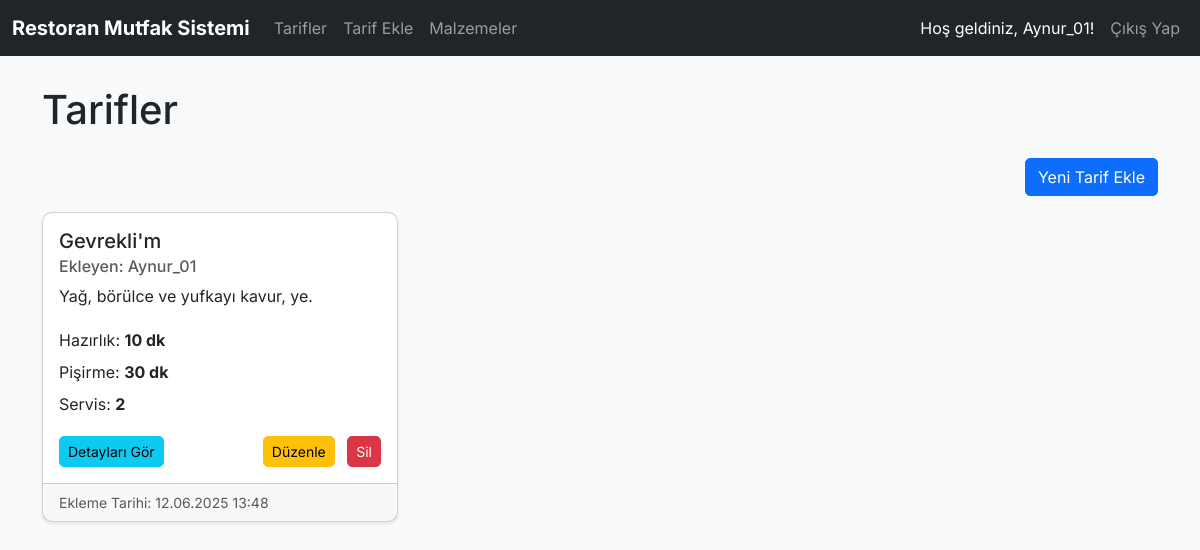
The page /tarifler.php (signed in) on the database its author committed.
### tables this page shows
CREATE TABLE `tarifler` (
  `id` int(11) NOT NULL,
  `kullanici_id` int(11) NOT NULL,
  `ad` varchar(255) NOT NULL,
  `aciklama` text DEFAULT NULL,
  `hazirlik_suresi` varchar(50) DEFAULT NULL,
  `pisirme_suresi` varchar(50) DEFAULT NULL,
  `servis_sayisi` int(11) DEFAULT NULL,
  `created_at` datetime DEFAULT current_timestamp()
);

CREATE TABLE `users` (
  `id` int(11) NOT NULL,
  `username` varchar(255) NOT NULL,
  `password` varchar(255) NOT NULL,
  `created_at` datetime DEFAULT current_timestamp()
);

### classes/Tarif.php (called while the page is built, shortened)
<?php
class Tarif {
    private $pdo;
    public function __construct(PDO $pdo) {
        $this->pdo = $pdo;
    }
    public function getTarifler() {
        try {
            $stmt = $this->pdo->query("SELECT t.*, u.username FROM tarifler t JOIN users u ON t.kullanici_id = u.id ORDER BY t.created_at DESC");
            return $stmt->fetchAll();
        } catch (PDOException $e) {
            error_log("Tarifleri getirme hatası: " . $e->getMessage());
            return [];
        }
    }
}
?>

### public/tarifler.php (the view, shortened to what this page needs)
<?php
require_once __DIR__ . '/../includes/header.php';
$tarifler = $tarifObj->getTarifler();
?>
<h1 class="mb-4">Tarifler</h1>
<div class="mb-3 text-end">
    <a href="tarif_ekle.php" class="btn btn-primary">Yeni Tarif Ekle</a>
</div>
<?php if (empty($tarifler)): ?>
    <div class="alert alert-info" role="alert">
        Henüz hiç tarif eklenmemiş. Yeni bir tarif eklemek için yukarıdaki butonu kullanabilirsiniz.
    </div>
<?php else: ?>
    <div class="row row-cols-1 row-cols-md-2 row-cols-lg-3 g-4">
        <?php foreach ($tarifler as $tarif): ?>
            <div class="col">
                <div class="card h-100 shadow-sm">
                    <div class="card-body">
                        <h5 class="card-title"><?php echo htmlspecialchars($tarif['ad']); ?></h5>
                        <h6 class="card-subtitle mb-2 text-muted">Ekleyen: <?php echo htmlspecialchars($tarif['username']); ?></h6>
                        <p class="card-text text-truncate"><?php echo htmlspecialchars($tarif['aciklama']); ?></p>
                        <ul class="list-group list-group-flush mb-3">
                            <li class="list-group-item p-1 ps-0 bg-transparent border-0">Hazırlık: <strong><?php echo htmlspecialchars($tarif['hazirlik_suresi']); ?></strong></li>
                            <li class="list-group-item p-1 ps-0 bg-transparent border-0">Pişirme: <strong><?php echo htmlspecialchars($tarif['pisirme_suresi']); ?></strong></li>
                            <li class="list-group-item p-1 ps-0 bg-transparent border-0">Servis: <strong><?php echo htmlspecialchars($tarif['servis_sayisi']); ?></strong></li>
                        </ul>
                        <div class="d-flex justify-content-between align-items-center">
                            <a href="tarif_detay.php?id=<?php echo $tarif['id']; ?>" class="btn btn-info btn-sm">Detayları Gör</a>
                            <div>
                                <a href="tarif_duzenle.php?id=<?php echo $tarif['id']; ?>" class="btn btn-warning btn-sm me-2">Düzenle</a>
                                <button type="button" class="btn btn-danger btn-sm" data-bs-toggle="modal" data-bs-target="#deleteModal<?php echo $tarif['id']; ?>">Sil</button>
                            </div>
                        </div>
                    </div>
                    <div class="card-footer text-muted small">
                        Ekleme Tarihi: <?php echo date('d.m.Y H:i', strtotime($tarif['created_at'])); ?>
                    </div>
                </div>
            </div>
        <?php endforeach; ?>
    </div>
<?php endif; ?>
<?php
require_once __DIR__ . '/../includes/footer.php';
?>

### includes/header.php (style rules this page uses)
body { font-family: 'Inter', sans-serif; background-color: #f8f9fa; }
.card { border-radius: 10px; box-shadow: 0 4px 8px rgba(0,0,0,0.1); }
.btn { border-radius: 5px; }

### rows shown on the page
tarifler: ad "Gevrekli'm", kullanici.username "Aynur_01", aciklama "Yağ, börülce ve yufkayı kavur, ye.", hazirlik_suresi "10 dk", pisirme_suresi "30 dk", servis_sayisi "2", created_at "12.06.2025 13:48"

### other values the page prints
$_SESSION['username'] "Aynur_01"
